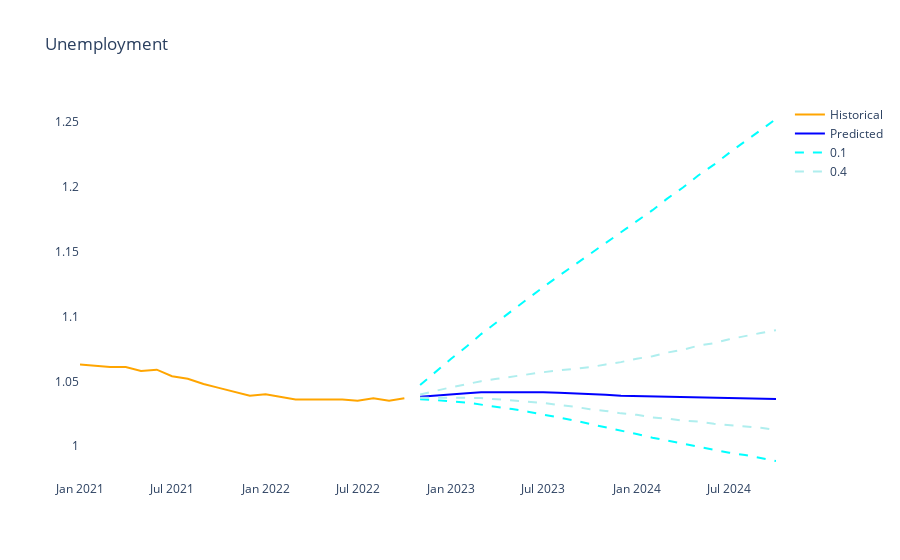

Here is the notebook cell this chart was saved with:
### Code cell
import plotly.graph_objects as go

# Create a new figure
fig = go.Figure()

# Add each time series as a separate trace with the 'lines' mode
fig.add_trace(go.Scatter(x=reverse_historical_data.index, y=reverse_historical_data.values, name='Historical', mode='lines', line=dict(color='orange')))
fig.add_trace(go.Scatter(x=reverse_predicted_data.index, y=reverse_predicted_data.values, name='Predicted', mode='lines', line=dict(color='blue')))
fig.add_trace(go.Scatter(x=reverse_predict_lower_10.index, y=reverse_predict_lower_10.values, name='0.1', mode='lines', line=dict(color='cyan', dash='dash')))
fig.add_trace(go.Scatter(x=reverse_predict_lower_40.index, y=reverse_predict_lower_40.values, name='0.4', mode='lines', line=dict(color='paleturquoise', dash='dash')))
fig.add_trace(go.Scatter(x=reverse_predict_upper_10.index, y=reverse_predict_upper_10.values, name='0.1', mode='lines', line=dict(color='cyan', dash='dash')))
fig.add_trace(go.Scatter(x=reverse_predict_upper_40.index, y=reverse_predict_upper_40.values, name='0.4', mode='lines', line=dict(color='paleturquoise', dash='dash')))

names = set()
fig.for_each_trace(
    lambda trace:
        trace.update(showlegend=False)
        if (trace.name in names) else names.add(trace.name))

fig.update_layout(plot_bgcolor ='white', title = VARIABLES_MAP[variable])
